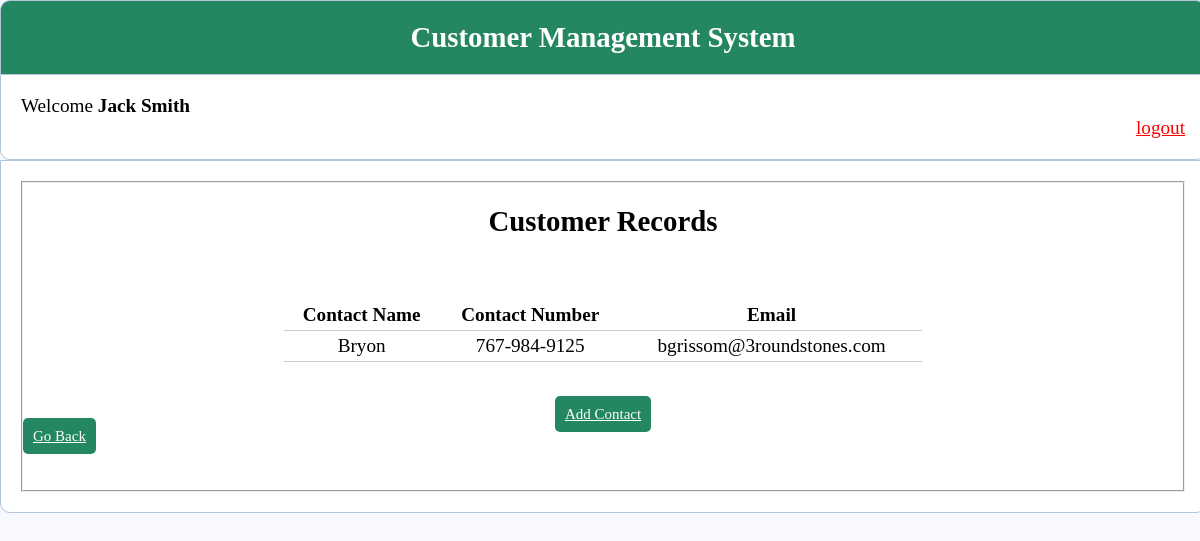
Page /viewcontacts.php?id=1 (signed in) on the committed database.
### tables this page shows
CREATE TABLE `users` (
  `ID` int(11) NOT NULL AUTO_INCREMENT,
  `UserName` varchar(15) NOT NULL,
  `FirstName` varchar(15) NOT NULL,
  `LastName` varchar(15) NOT NULL,
  PRIMARY KEY (`ID`)
);

CREATE TABLE `contact` (
  `contactID` int(11) NOT NULL AUTO_INCREMENT,
  `companyID` int(11) NOT NULL,
  `name` varchar(15) NOT NULL,
  `phone` varchar(25) DEFAULT NULL,
  `email` varchar(30) DEFAULT NULL,
  PRIMARY KEY (`contactID`),
  KEY `fk_contactID` (`companyID`),
  CONSTRAINT `fk_contactID` FOREIGN KEY (`companyID`) REFERENCES `company` (`companyID`)
);

### viewcontacts.php (the view, shortened to what this page needs)
<?php
	include("dbconnect.php");
?>
<!DOCTYPE html>
<html>
<head>
	<link rel="stylesheet" type="text/css" href="style.css">
</head>
<body>
	<div class="adminheader">
		<h2>Customer Management System</h2>
	</div>
	<div class="admincontent">
		<?php
			if (isset($_SESSION['username'])) {
		?>
			<p>Welcome <strong>
			<?php
			$username = $_SESSION['username'];
			$getname = "Select * from users where UserName = '$username'";
			$result = mysqli_query($connection,$getname);
			$row = mysqli_fetch_array($result);
			$firstname = $row['FirstName'];
			$lastname = $row['LastName'];
			echo $firstname;
			echo $lastname;
			?></strong></p>
			<p align="right" > <a href="login.php?logout='1'" style="color: red; ">logout</a> </p>
		</div>
		<div class="viewcontent">
		<fieldset>
		<?php echo "<br>"; ?>
		<center><h2>Customer Records</h2></center><br>
		<?php
		if (isset($_GET['id'])) {
		$id = $_GET['id'];
		$getcontent = "Select name, phone, email from contact where companyID like '$id'";
		$results = mysqli_query($connection,$getcontent);
		?>
		<table>
			<thead>
				<tr>
					<th>Contact Name</th>
					<th>Contact Number</th>
					<th>Email</th>
				</tr>
			</thead>
			<?php while ($row = mysqli_fetch_array($results)) { ?>
				<tr>
					<td><?php echo $row['name']; ?></td>
					<td><?php echo $row['phone']; ?></td>
					<td><?php echo $row['email']; ?></td>
				</tr>
			<?php } ?>
		</table>
		<center><p><a href="addcontact.php?id=<?php echo $id; ?>" class="btn">Add Contact</a></p></center>
		<p><a href="details.php?id=<?php echo $id; ?>" class="btn">Go Back</a></p>
		<?php
		} else{
			header("location: details.php?id= ". $row['companyID']. "");
		}
		?>
		<?php echo "<br><br>"; ?>
		</fieldset>
		<?php
			}
		?>
		</div>
</body>
</html>

### style.css (style rules this page uses)
* { margin: 0px; padding: 0px; }
body { font-size: 120%; background: #F8F8FF; }
.adminheader { width: 97%; margin: 0px auto 0px; color: white; background: #258761; text-align: center; border: 1px solid #B0C4DE; border-bottom: none; border-radius: 10px 10px 0px 0px; padding: 20px; }
.admincontent { width: 97%; margin: 0px auto; padding: 20px; border: 1px solid #B0C4DE; background: white; border-radius: 0px 0px 10px 10px; }
.viewcontent { width: 97%; margin: 0px auto; padding: 20px; border: 1px solid #B0C4DE; background: white; border-radius: 0px 0px 10px 10px; }
.btn { padding: 10px; font-size: 15px; color: white; background: #258761; border: none; border-radius: 5px; }
table { width: 55%; margin: 40px auto; border-collapse: collapse; text-align: center; }
tr { border-bottom: 1px solid #cbcbcb; }
th, td { border: none; height: 30px; padding: 0px; }

### rows in the picture
users: FirstName "Jack", LastName "Smith"
contact: name "Bryon", phone "767-984-9125", email "bgrissom@3roundstones.com"
